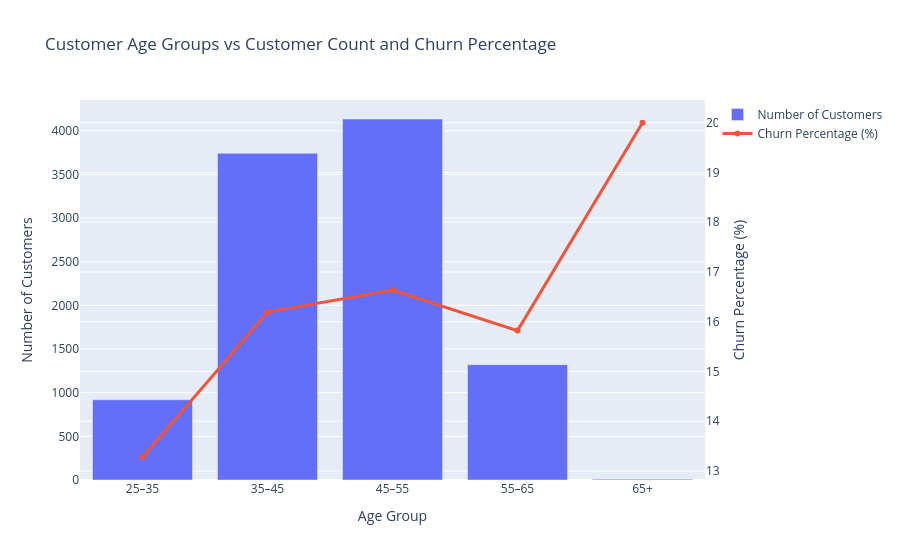

Notebook code for this chart:
### Code cell
import plotly.graph_objects as go

fig = go.Figure()

# عدد العملاء
fig.add_bar(
    x=age_summary["Age_Group"],
    y=age_summary["Total_Customers"],
    name="Number of Customers",
    marker_color="#636EFA"
)

# نسبة churn
fig.add_scatter(
    x=age_summary["Age_Group"],
    y=age_summary["Churn_Percentage"],
    name="Churn Percentage (%)",
    mode="lines+markers",
    yaxis="y2",
    line=dict(color="#EF553B", width=3)
)

fig.update_layout(
    title="Customer Age Groups vs Customer Count and Churn Percentage",
    xaxis_title="Age Group",
    yaxis=dict(title="Number of Customers"),
    yaxis2=dict(
        title="Churn Percentage (%)",
        overlaying="y",
        side="right"
    )
)

fig.show()

### Figure 1 — Plotly figure (JSON) as saved in the notebook; plotly's stock layout.template omitted (floating-point values rounded to 4 significant figures)
{"data": [{"marker": {"color": "#636EFA"}, "name": "Number of Customers", "type": "bar", "x": ["25–35", "35–45", "45–55", "55–65", "65+"], "y": [919, 3742, 4135, 1321, 10]}, {"line": {"color": "#EF553B", "width": 3}, "mode": "lines+markers", "name": "Churn Percentage (%)", "type": "scatter", "x": ["25–35", "35–45", "45–55", "55–65", "65+"], "y": [13.28, 16.19, 16.64, 15.82, 20.0], "yaxis": "y2"}], "layout": {"title": {"text": "Customer Age Groups vs Customer Count and Churn Percentage"}, "xaxis": {"title": {"text": "Age Group"}}, "yaxis": {"title": {"text": "Number of Customers"}}, "yaxis2": {"overlaying": "y", "side": "right", "title": {"text": "Churn Percentage (%)"}}}}
